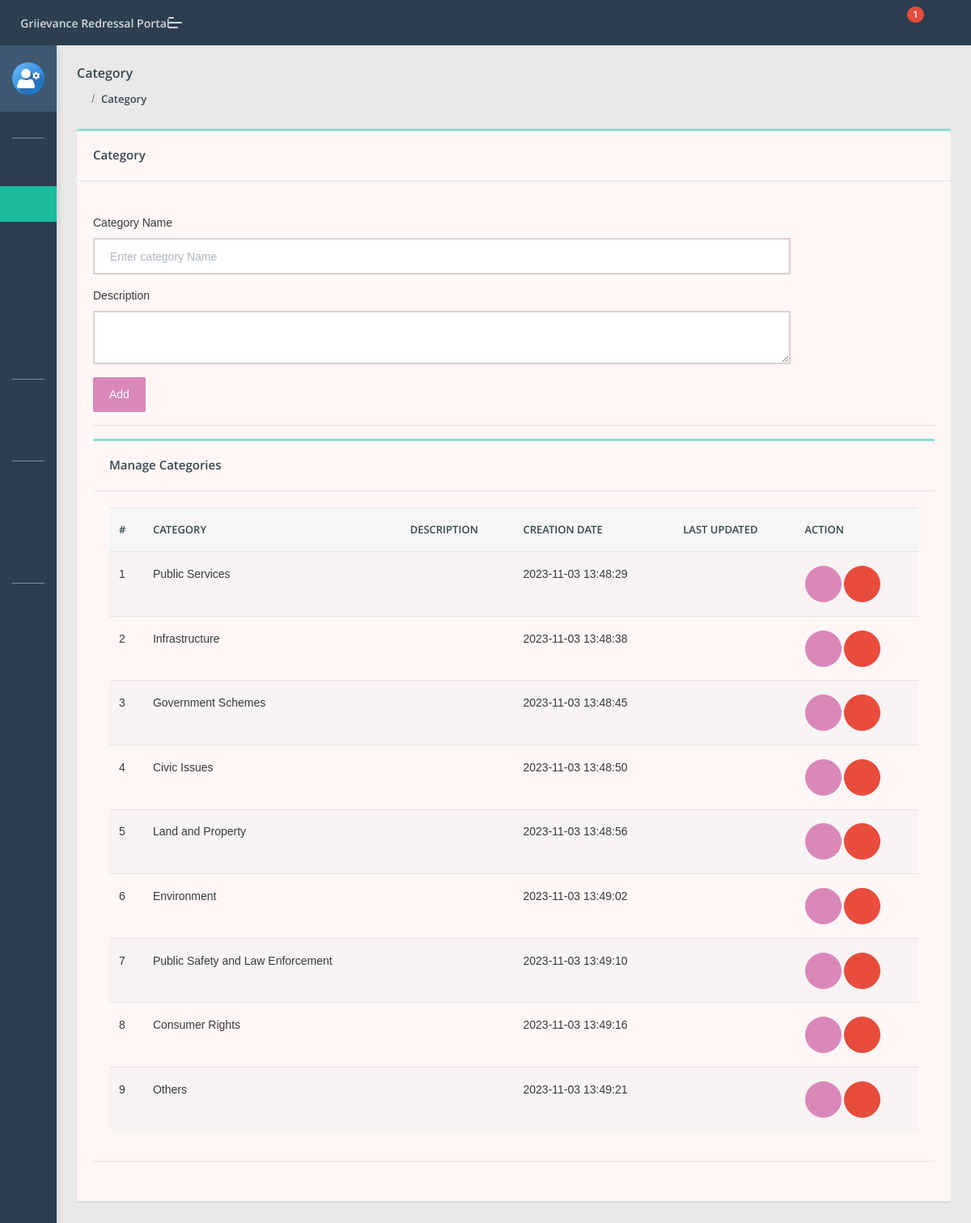
/cms/admin/category.php (signed in), run on the app's committed database.
### tables this page shows
CREATE TABLE `category` (
  `id` int(11) NOT NULL,
  `categoryName` varchar(255) DEFAULT NULL,
  `categoryDescription` longtext DEFAULT NULL,
  `creationDate` timestamp NULL DEFAULT current_timestamp(),
  `updationDate` timestamp NULL DEFAULT NULL ON UPDATE current_timestamp()
);

### cms/admin/category.php (the view, shortened to what this page needs)
<?php
include('include/config.php');
if(strlen($_SESSION['aid'])==0)
    {
header('location:index.php');
}
else{
?>
<!DOCTYPE html>
<html lang="en">
<head>
    <link rel="stylesheet" href="assets/css/style.css">
</head>
<body class="">
	<?php include('include/sidebar.php');?>
	<?php include('include/header.php');?>
<section class="pcoded-main-container">
    <div class="pcoded-content">
        <div class="page-header">
            <div class="page-block">
                <div class="row align-items-center">
                    <div class="col-md-12">
                        <div class="page-header-title">
                            <h5 class="m-b-10">Category</h5>
                        </div>
                        <ul class="breadcrumb">
                            <li class="breadcrumb-item"><a href="dashboard.php"><i class="feather icon-home"></i></a></li>
                            <li class="breadcrumb-item"><a href="category.php">Category</a></li>
                        </ul>
                    </div>
                </div>
            </div>
        </div>
        <div class="row">
            <div class="col-sm-12">
                <div class="card">
                    <div class="card-header">
                        <h5>Category</h5>
                    </div>
                    <div class="card-body">
                        <div class="row">
                            <div class="col-md-10">
                                    <br />
                                <form method="post" name="Category">
                                    <div class="form-group">
                                        <label for="exampleInputEmail1">Category Name</label>
                                        <input type="text"placeholder="Enter category Name"  name="category" class="form-control" required="true">
                                    </div>
                                      <div class="form-group">
                                        <label for="exampleInputEmail1">Description</label>
                                        <textarea  name="description" class="form-control" ></textarea>
                                    </div>
                                    <button type="submit" class="btn  btn-primary" name="submit">Add</button>
                                </form>
                            </div>
                        </div>
                     <hr>
                      <div class="row">
                            <div class="col-xl-12">
                <div class="card">
                    <div class="card-header">
                        <h5>Manage Categories</h5>
                    </div>
                    <div class="card-body table-border-style">
                        <div class="table-responsive">
                            <table class="table table-striped">
                                <thead>
                                    <tr>
                                            <th>#</th>
                                            <th>Category</th>
                                            <th>Description</th>
                                            <th>Creation date</th>
                                            <th>Last Updated</th>
                                            <th>Action</th>
                                        </tr>
                                </thead>
                                <tbody>
                                    <?php $query=mysqli_query($con,"select * from category");
$cnt=1;
while($row=mysqli_fetch_array($query))
{
?>
                                        <tr>
                                            <td><?php echo htmlentities($cnt);?></td>
                                            <td><?php echo htmlentities($row['categoryName']);?></td>
                                            <td><?php echo htmlentities($row['categoryDescription']);?></td>
                                            <td> <?php echo htmlentities($row['creationDate']);?></td>
                                            <td><?php echo htmlentities($row['updationDate']);?></td>
                                            <td>
                                            <a href="edit-category.php?id=<?php echo $row['id']?>" class="btn btn-icon btn-primary btn-xs"><i class="feather icon-edit"></i></a>
                                            <a href="category.php?id=<?php echo $row['id']?>&del=delete" class="btn  btn-icon btn-danger" onClick="return confirm('Are you sure you want to delete?')"><i class="feather icon-delete"></i></a></td>
                                        </tr>
                                        <?php $cnt=$cnt+1; } ?>
                                </tbody>
                            </table>
                        </div>
                    </div>
                </div>
            </div>
                        </div>
                    </div>
                </div>
            </div>
        </div>
    </div>
</section>
</body>
</html>
<?php } ?>

### data on the page
category: categoryName "Public Services", creationDate "2023-11-03 13:48:29"
category: categoryName "Infrastructure", creationDate "2023-11-03 13:48:38"
category: categoryName "Government Schemes", creationDate "2023-11-03 13:48:45"
category: categoryName "Civic Issues", creationDate "2023-11-03 13:48:50"
category: categoryName "Land and Property", creationDate "2023-11-03 13:48:56"
category: categoryName "Environment", creationDate "2023-11-03 13:49:02"
category: categoryName "Public Safety and Law Enforcement", creationDate "2023-11-03 13:49:10"
category: categoryName "Consumer Rights", creationDate "2023-11-03 13:49:16"
category: categoryName "Others", creationDate "2023-11-03 13:49:21"

### other printed values
$num1 "1"
